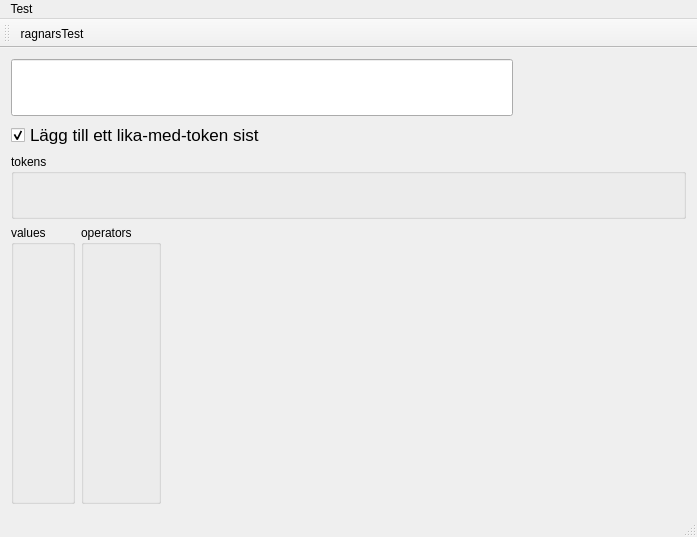
<?xml version="1.0" encoding="UTF-8"?>
<ui version="4.0">
 <class>MainWindow</class>
 <widget class="QMainWindow" name="MainWindow">
  <property name="geometry">
   <rect>
    <x>0</x>
    <y>0</y>
    <width>697</width>
    <height>537</height>
   </rect>
  </property>
  <property name="windowTitle">
   <string>Kalkylatoralgoritm</string>
  </property>
  <widget class="QWidget" name="centralWidget">
   <layout class="QVBoxLayout" name="verticalLayout_3">
    <item>
     <layout class="QHBoxLayout" name="horizontalLayout">
      <item>
       <widget class="QLineEdit" name="input">
        <property name="sizePolicy">
         <sizepolicy hsizetype="Expanding" vsizetype="Fixed">
          <horstretch>30</horstretch>
          <verstretch>0</verstretch>
         </sizepolicy>
        </property>
        <property name="font">
         <font>
          <pointsize>32</pointsize>
         </font>
        </property>
        <property name="text">
         <string/>
        </property>
       </widget>
      </item>
      <item>
       <widget class="QLabel" name="result">
        <property name="sizePolicy">
         <sizepolicy hsizetype="Preferred" vsizetype="Preferred">
          <horstretch>10</horstretch>
          <verstretch>0</verstretch>
         </sizepolicy>
        </property>
        <property name="font">
         <font>
          <pointsize>32</pointsize>
         </font>
        </property>
        <property name="text">
         <string/>
        </property>
        <property name="alignment">
         <set>Qt::AlignRight|Qt::AlignTrailing|Qt::AlignVCenter</set>
        </property>
       </widget>
      </item>
     </layout>
    </item>
    <item>
     <widget class="QCheckBox" name="checkImplicitEqual">
      <property name="font">
       <font>
        <pointsize>13</pointsize>
       </font>
      </property>
      <property name="text">
       <string>Lägg till ett lika-med-token sist</string>
      </property>
      <property name="checked">
       <bool>true</bool>
      </property>
     </widget>
    </item>
    <item>
     <widget class="QGroupBox" name="stackboxTokens">
      <property name="title">
       <string>tokens</string>
      </property>
      <layout class="QHBoxLayout" name="horizontalLayout_3">
       <item>
        <spacer name="horizontalSpacer">
         <property name="orientation">
          <enum>Qt::Horizontal</enum>
         </property>
         <property name="sizeHint" stdset="0">
          <size>
           <width>40</width>
           <height>20</height>
          </size>
         </property>
        </spacer>
       </item>
      </layout>
     </widget>
    </item>
    <item>
     <layout class="QHBoxLayout" name="horizontalLayout_2">
      <item>
       <widget class="QGroupBox" name="stackboxValues">
        <property name="title">
         <string>values</string>
        </property>
        <layout class="QVBoxLayout" name="verticalLayout">
         <item>
          <spacer name="spacerValues">
           <property name="orientation">
            <enum>Qt::Vertical</enum>
           </property>
           <property name="sizeHint" stdset="0">
            <size>
             <width>20</width>
             <height>40</height>
            </size>
           </property>
          </spacer>
         </item>
        </layout>
       </widget>
      </item>
      <item>
       <widget class="QGroupBox" name="stackboxOperators">
        <property name="title">
         <string>operators</string>
        </property>
        <layout class="QVBoxLayout" name="verticalLayout_2">
         <item>
          <spacer name="spacerOps">
           <property name="orientation">
            <enum>Qt::Vertical</enum>
           </property>
           <property name="sizeHint" stdset="0">
            <size>
             <width>20</width>
             <height>40</height>
            </size>
           </property>
          </spacer>
         </item>
        </layout>
       </widget>
      </item>
      <item>
       <spacer name="horizontalSpacer_2">
        <property name="orientation">
         <enum>Qt::Horizontal</enum>
        </property>
        <property name="sizeHint" stdset="0">
         <size>
          <width>40</width>
          <height>20</height>
         </size>
        </property>
       </spacer>
      </item>
     </layout>
    </item>
   </layout>
  </widget>
  <widget class="QMenuBar" name="menuBar">
   <property name="geometry">
    <rect>
     <x>0</x>
     <y>0</y>
     <width>697</width>
     <height>21</height>
    </rect>
   </property>
   <widget class="QMenu" name="menuTest">
    <property name="title">
     <string>Test</string>
    </property>
   </widget>
   <addaction name="menuTest"/>
  </widget>
  <widget class="QToolBar" name="mainToolBar">
   <attribute name="toolBarArea">
    <enum>TopToolBarArea</enum>
   </attribute>
   <attribute name="toolBarBreak">
    <bool>false</bool>
   </attribute>
   <addaction name="actionragnarsTest"/>
  </widget>
  <widget class="QStatusBar" name="statusBar"/>
  <action name="actionragnarsTest">
   <property name="text">
    <string>ragnarsTest</string>
   </property>
  </action>
 </widget>
 <layoutdefault spacing="6" margin="11"/>
 <resources/>
 <connections/>
</ui>
